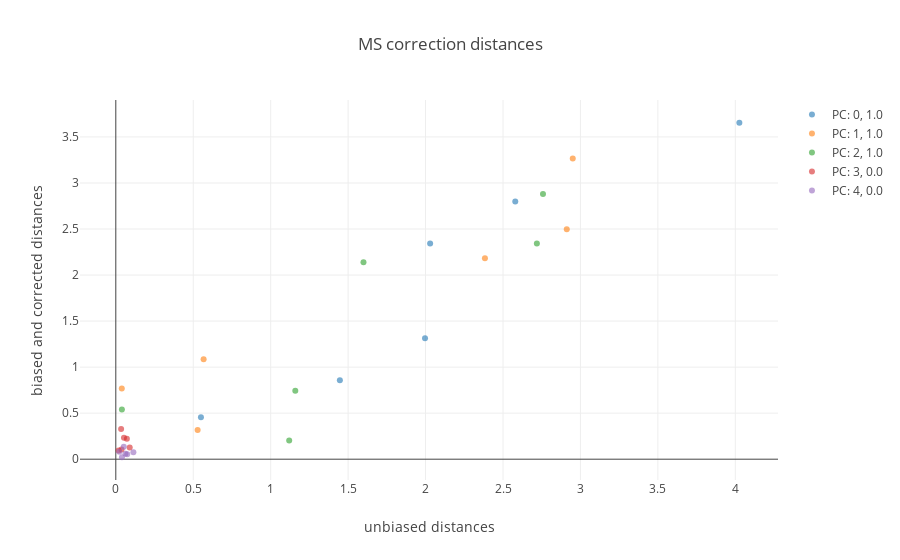

The notebook cell saved with this chart:
### Code cell
fig_data= [go.Scatter(
    x= dist_PC_even[PC],
    y= dist_PC_corrected[PC],
    mode= 'markers',
    marker= dict(
        color= PC,
        opacity= .6
    ),
    name= 'PC: {}, {}'.format(PC,round(pearsonr(dist_PC_even[PC],dist_PC_corrected[PC])[0],2))
    ) for PC in dist_PC_even.keys()
]

layout = go.Layout(
    title= 'MS correction distances',
    yaxis=dict(
        title='biased and corrected distances'),
    xaxis=dict(
        title='unbiased distances')
)

fig= go.Figure(data=fig_data, layout=layout)
iplot(fig)

### Figure 1 — Plotly figure (JSON) as saved in the notebook; plotly's stock layout.template omitted (floating-point values rounded to 4 significant figures)
{"data": [{"marker": {"color": 0, "opacity": 0.6}, "mode": "markers", "name": "PC: 0, 1.0", "type": "scatter", "x": [2.579, 2.03, 4.026, 0.5498, 1.447, 1.996], "y": [2.798, 2.342, 3.654, 0.4559, 0.8566, 1.312]}, {"marker": {"color": 1, "opacity": 0.6}, "mode": "markers", "name": "PC: 1, 1.0", "type": "scatter", "x": [2.383, 0.5284, 0.567, 2.912, 2.95, 0.03868], "y": [2.181, 0.3173, 1.085, 2.498, 3.266, 0.7674]}, {"marker": {"color": 2, "opacity": 0.6}, "mode": "markers", "name": "PC: 2, 1.0", "type": "scatter", "x": [1.12, 2.719, 0.03942, 1.599, 1.159, 2.758], "y": [0.2036, 2.342, 0.5391, 2.138, 0.7427, 2.881]}, {"marker": {"color": 3, "opacity": 0.6}, "mode": "markers", "name": "PC: 3, 0.0", "type": "scatter", "x": [0.05282, 0.0344, 0.03701, 0.01842, 0.08983, 0.0714], "y": [0.2326, 0.3275, 0.1056, 0.09496, 0.127, 0.2219]}, {"marker": {"color": 4, "opacity": 0.6}, "mode": "markers", "name": "PC: 4, 0.0", "type": "scatter", "x": [0.02238, 0.05147, 0.06215, 0.07384, 0.03978, 0.1136], "y": [0.08049, 0.1341, 0.05928, 0.05356, 0.02121, 0.07478]}], "layout": {"title": "MS correction distances", "xaxis": {"title": "unbiased distances"}, "yaxis": {"title": "biased and corrected distances"}}}
